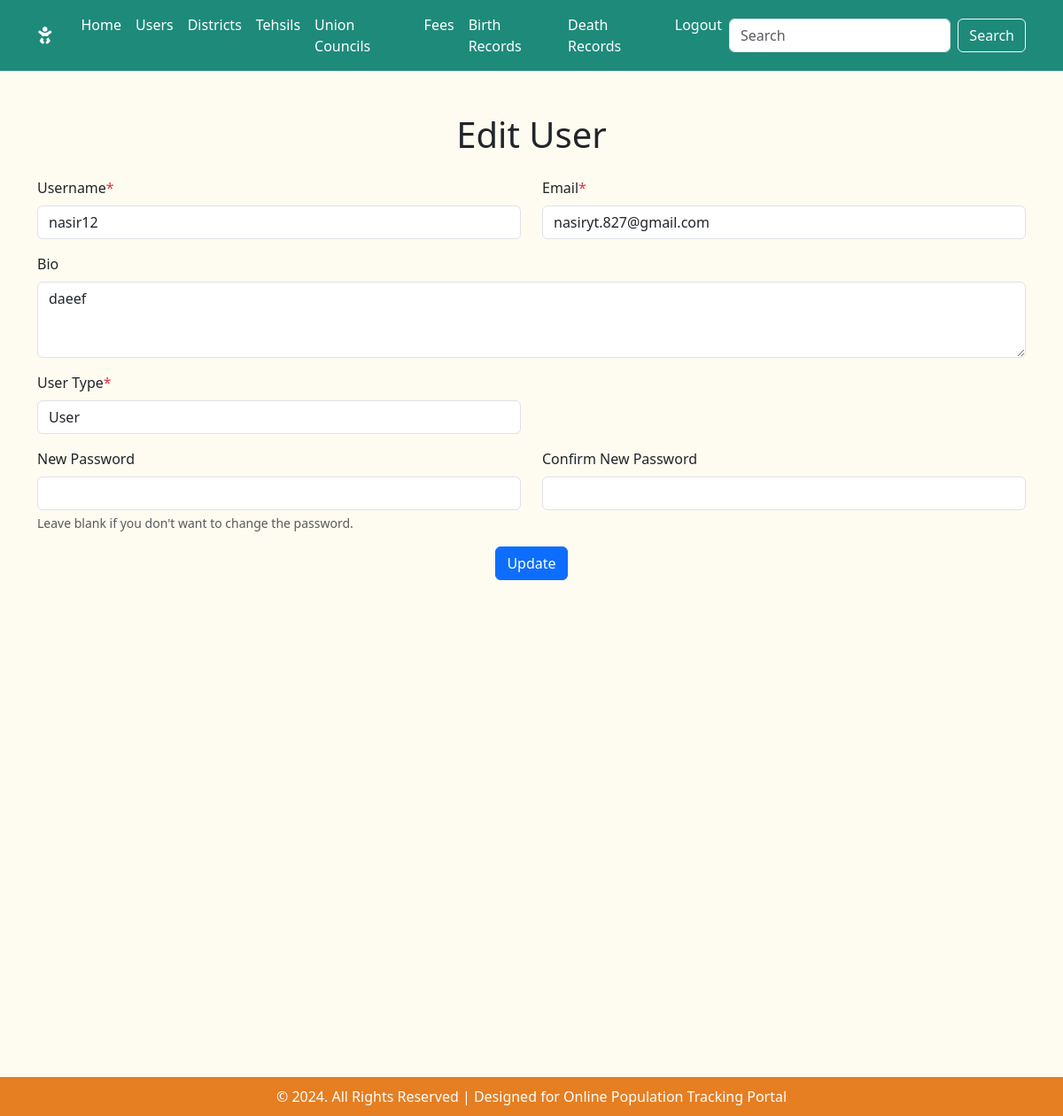
The page /admin/edit_user.php?id=1 on the database its author committed.
### tables this page shows
CREATE TABLE `users` (
  `id` int(11) NOT NULL,
  `username` varchar(50) NOT NULL,
  `email` varchar(100) NOT NULL,
  `password` varchar(255) NOT NULL,
  `bio` text DEFAULT NULL,
  `created_at` timestamp NOT NULL DEFAULT current_timestamp(),
  `usertype` enum('User','Admin') NOT NULL DEFAULT 'User'
);

### admin/edit_user.php (the view, shortened to what this page needs)
<?php
include('include/db_connect.inc');
include('include/header.inc');
if (isset($_GET['id'])) {
    $user_id = $_GET['id'];
    $stmt = $conn->prepare("SELECT username, email, bio, usertype FROM users WHERE id = ?");
    $stmt->bind_param("i", $user_id);
    $stmt->execute();
    $result = $stmt->get_result();
    if ($result->num_rows === 1) {
        $user = $result->fetch_assoc();
    } else {
        $errorMsg = "User not found.";
    }
} else {
    $errorMsg = "Invalid request.";
}
include('include/nav.inc');
?>
<main class="container my-5">
    <h1 class="text-center mb-4">Edit User</h1>
    <form class="needs-validation" action="<?= htmlspecialchars($_SERVER['PHP_SELF'] . "?id=" . $user_id); ?>" method="POST" novalidate>
        <div class="row mb-3">
            <div class="col-md-6">
                <label for="username" class="form-label">Username<span class="text-danger">*</span></label>
                <input type="text" name="username" class="form-control" id="username" value="<?= htmlspecialchars($user['username'] ?? '') ?>" required>
            </div>
            <div class="col-md-6">
                <label for="email" class="form-label">Email<span class="text-danger">*</span></label>
                <input type="email" name="email" class="form-control" id="email" value="<?= htmlspecialchars($user['email'] ?? '') ?>" required>
            </div>
        </div>
        <div class="mb-3">
            <label for="bio" class="form-label">Bio</label>
            <textarea class="form-control" name="bio" id="bio" rows="3"><?= htmlspecialchars($user['bio'] ?? '') ?></textarea>
        </div>
        <div class="row mb-3">
            <div class="col-md-6">
                <label for="usertype" class="form-label">User Type<span class="text-danger">*</span></label>
                <select class="form-control" name="usertype" id="usertype" required>
                    <option value="User" <?= ($user['usertype'] === 'User') ? 'selected' : '' ?>>User</option>
                </select>
            </div>
        </div>
        <div class="row mb-3">
            <div class="col-md-6">
                <label for="password" class="form-label">New Password</label>
                <input type="password" name="password" class="form-control" id="password">
                <div class="form-text">Leave blank if you don't want to change the password.</div>
            </div>
            <div class="col-md-6">
                <label for="confirm-password" class="form-label">Confirm New Password</label>
                <input type="password" name="confirm_password" class="form-control" id="confirm-password">
            </div>
        </div>
        <div class="text-center">
            <button class="btn btn-primary" type="submit">Update</button>
        </div>
    </form>
</main>
<?php include('include/footer.inc'); ?>

### admin/assets/css/style.css (style rules this page uses)
body { background-color: #fefbf0; }
h1,h3 { margin: 30px; text-align: center; }
main { height: 130vh; }

### rows shown on the page
users: username "nasir12", email "nasiryt.827@gmail.com", bio "daeef", usertype "User"
